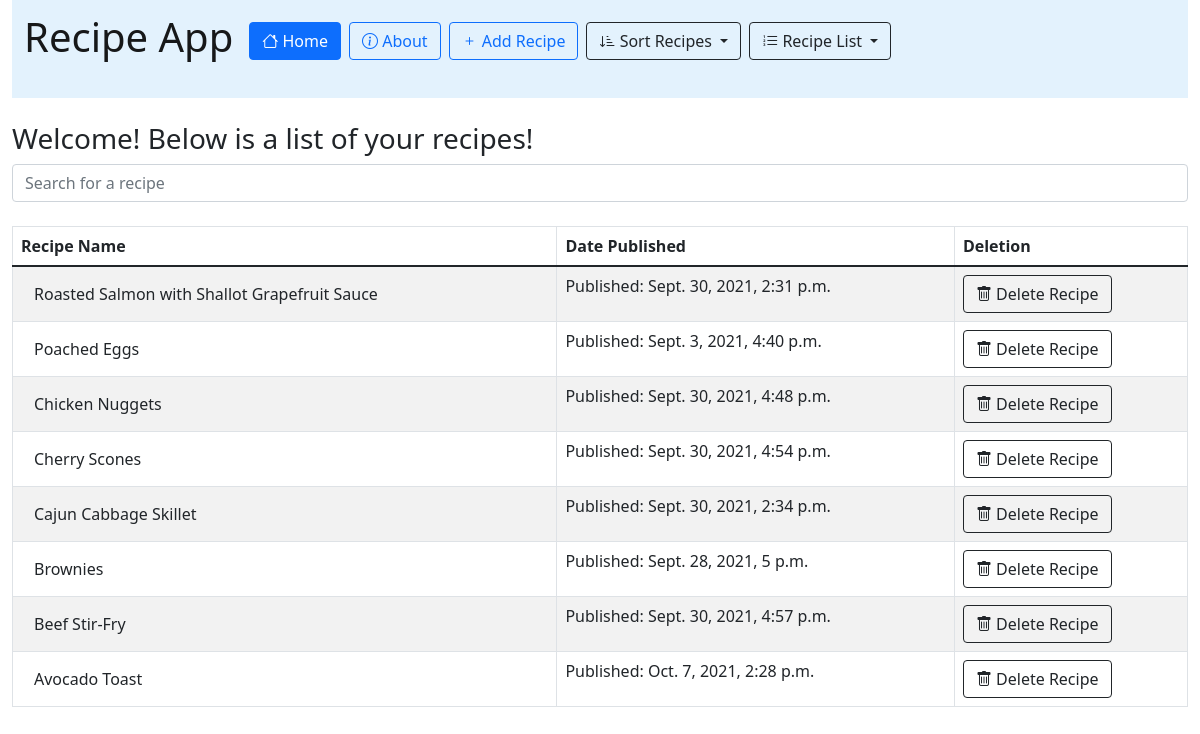
/recipe_app/?sort_order=-recipe_name, run on the app's committed database.
### recipe_app/models.py (models this page shows, shortened)
class Recipe(models.Model):
    recipe_name = models.CharField(max_length=200)
    pub_date= models.DateTimeField('date published')

### recipe_app/views.py (the view)
# urls.py: path('', views.index, name='index'),
def index(request):
    query_string = request.GET
    if query_string:
        try:
            sort_order = query_string["sort_order"]
        except KeyError:
            raise Http404("sort order not present")
        if sort_order not in ['-pub_date', 'pub_date', '-recipe_name', 'recipe_name']:
            raise Http404("entered sort order does not exist")
        latest_recipe_list = Recipe.objects.order_by(sort_order)
    else:
        latest_recipe_list = Recipe.objects.order_by('-pub_date')
    template = loader.get_template('recipe_app/index.html')
    context = {
        'latest_recipe_list': latest_recipe_list,
        }
    return HttpResponse(template.render(context, request))

### recipe_app/templates/recipe_app/index.html (shortened to what this page needs)
{% extends "recipe_app/base.html" %}
{% block content %}
<div class="container-fluid">
<nav class="navbar navbar-light" style="background-color: #e3f2fd;">
  <form class="container-fluid justify-content-start">
    <a class="navbar-brand" ><h1>Recipe App</h1></a>
    <a class="btn btn-outline-primary me-2 active" type="button" href="/recipe_app"><i class="bi bi-house"></i> Home</a>
    <a class="btn btn-outline-primary me-2" type="button" href="/recipe_app/about"><i class="bi bi-info-circle"></i> About</a>
    <a class="btn btn-outline-primary me-2" type="button" href="/recipe_app/add"><i class="bi bi-plus"></i> Add Recipe</a>
    <div class="dropdown">
        <button class="btn btn-outline-dark me-2 dropdown-toggle" type="button" id="dropdownMenuButton2" data-bs-toggle="dropdown" aria-expanded="false">
            <i class="bi bi-sort-down-alt"></i> Sort Recipes
        </button>
    </div>
    {% if latest_recipe_list %}
    <div class="dropdown">
        <button class="btn btn-outline-dark me-2 dropdown-toggle" type="button" id="dropdownMenuButton2" data-bs-toggle="dropdown" aria-expanded="false">
            <i class="bi bi-list-ol"></i> Recipe List
        </button>
    </div>
    {% endif %}
  </form>
</nav>
{% if latest_recipe_list %}
    <br>
    <h3>Welcome! Below is a list of your recipes!</h3>
    <input class="form-control" id="myInput" type="text" placeholder="Search for a recipe">
    <br>
<table class="table table-striped table-bordered table-hover">
    <thead>
        <tr>
          <th scope="col">Recipe Name</th>
          <th scope="col">Date Published</th>
          <th scope="col">Deletion</th>
        </tr>
    </thead>
    <tbody>
        {% for recipe in latest_recipe_list %}
            <tr>
              <td> <a href="{% url 'recipe_app:recipe_page' recipe.id %}"><button class="btn" type="button">{{ recipe.recipe_name }} </button></a></td>
              <td>Published: {{ recipe.pub_date }}</td>
              <td><a href="{% url 'recipe_app:delete_recipe' recipe.id %}"><button class="btn btn-outline-dark" type="button"><i class="bi bi-trash"></i> Delete Recipe</button></a></td>
            </tr>
        {% endfor %}
    </tbody>
</table>
{% else %}
    <h1>No recipes are available.</h1>
{% endif %}
</div>
{% endblock %}

### data on the page
Recipe: recipe_name "Roasted Salmon with Shallot Grapefruit Sauce", pub_date "Sept. 30, 2021, 2:31 p.m."
Recipe: recipe_name "Poached Eggs", pub_date "Sept. 3, 2021, 4:40 p.m."
Recipe: recipe_name "Chicken Nuggets", pub_date "Sept. 30, 2021, 4:48 p.m."
Recipe: recipe_name "Cherry Scones", pub_date "Sept. 30, 2021, 4:54 p.m."
Recipe: recipe_name "Cajun Cabbage Skillet", pub_date "Sept. 30, 2021, 2:34 p.m."
Recipe: recipe_name "Brownies", pub_date "Sept. 28, 2021, 5 p.m."
Recipe: recipe_name "Beef Stir-Fry", pub_date "Sept. 30, 2021, 4:57 p.m."
Recipe: recipe_name "Avocado Toast", pub_date "Oct. 7, 2021, 2:28 p.m."
